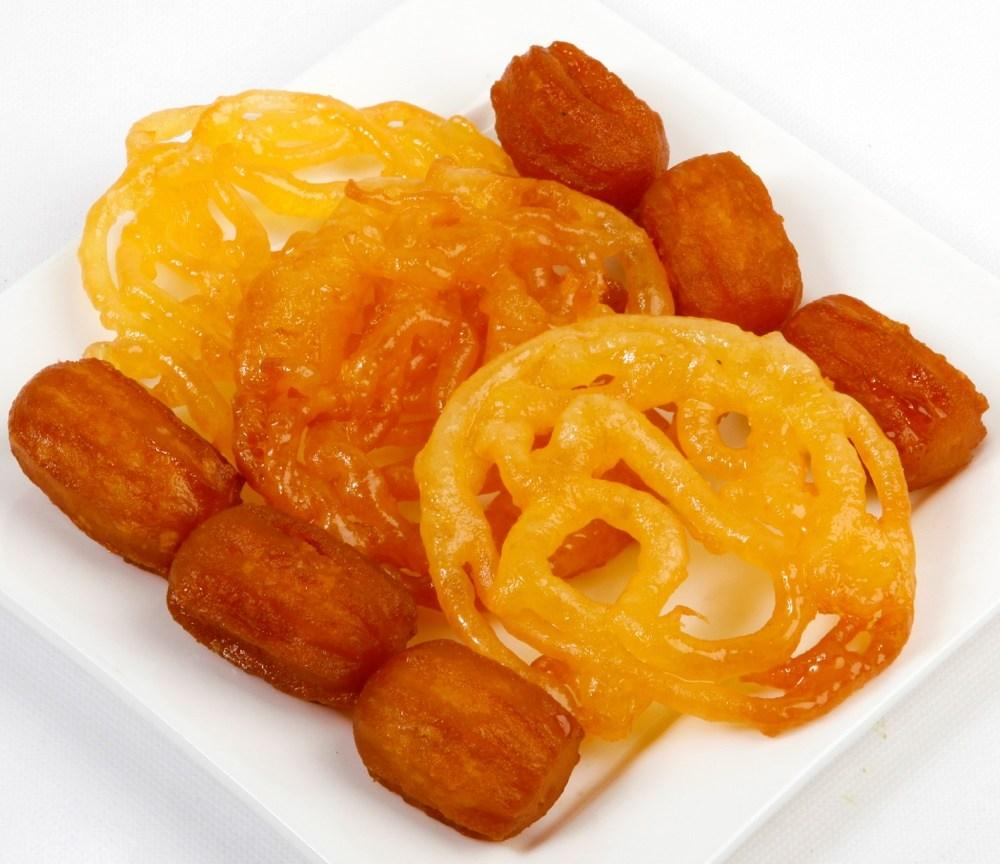
#> input picture HW2/8/P8/zoolbia_bamieh.png, 1000 x 864 px
$ python h.py   (older library calls are emulated)
#> lines starting #> are read from the running program, lines starting #| are printed output that depends on the picture
#> further down, zoolbia is the input picture: shape (864, 1000, 3); mean B, G, R 108.1, 166.2, 222.5
### HW2/8/a.py
import numpy as np
import matplotlib.pyplot as plt
import cv2
from skimage.measure import compare_ssim

def guided_filter(p, I, r, e, same_shape=True):
    '''
    For part e
    In case that p is rgb but I is gray(i.e. they have not same shape, convert
    I to have shape of (...,...,3)
    '''
#> called with r = 4, e = 0.04, same_shape = True
    if not(same_shape):
        I = np.repeat(I[:, :, np.newaxis], 3, axis=2)

    # size of kernel
    r = 2 * r - 1
    # cv2.blur is a mean filter
    mean_I = cv2.blur(I,(r,r))
    mean_p = cv2.blur(p,(r,r))
    corr_I = cv2.blur(np.multiply(I,I),(r,r))
    corr_p = cv2.blur(np.multiply(I,p),(r,r))
    var_I = corr_I - np.multiply(mean_I,mean_I)
    cov_Ip = corr_p - np.multiply(mean_I,mean_p)
    a = np.divide(cov_Ip,(var_I+e))
    b = mean_p - np.multiply(a, mean_I)
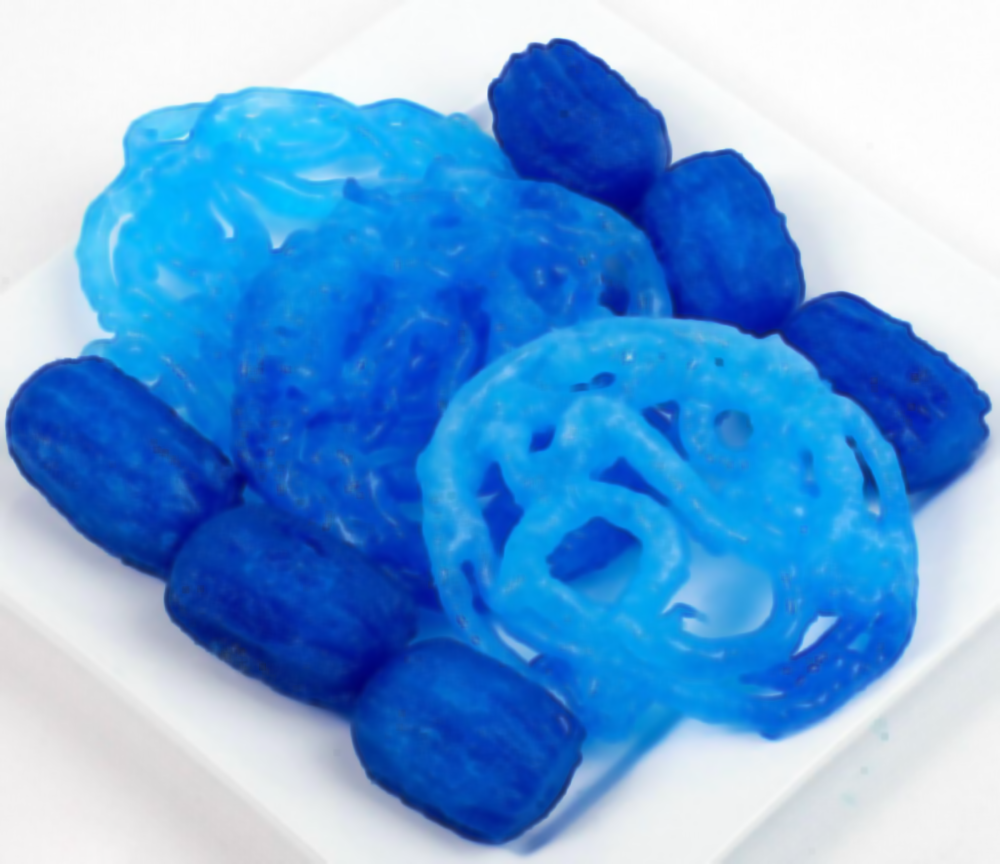
#> b: shape (864, 1000, 3) float64; mean B, G, R 0.862, 0.64, 0.414; drawn with min black and max white
    mean_a = cv2.blur(a,(r,r))
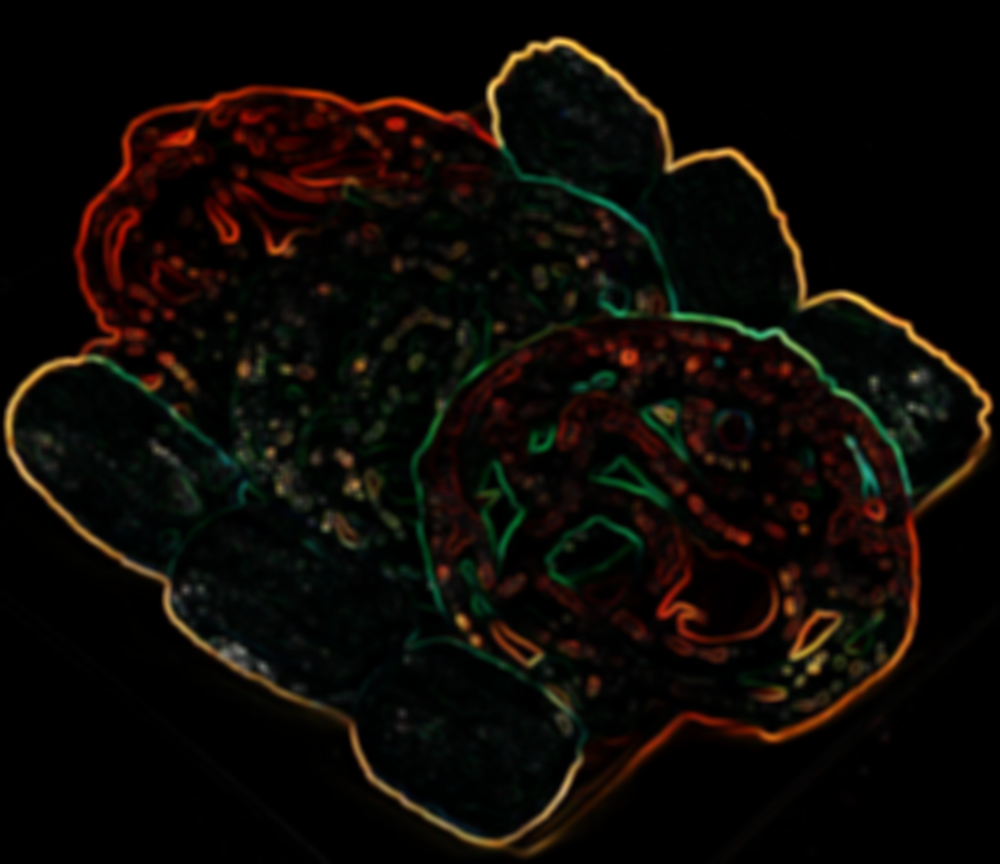
#> mean_a: shape (864, 1000, 3) float64; mean B, G, R 0.0136, 0.024, 0.034; drawn with min black and max white
    mean_b = cv2.blur(b,(r,r))
    q = np.multiply(mean_a,I) + mean_b
    # In case that same_shape == False, we might get out of bounds a little
    q = np.clip(q, 0, 1)
    return q

# [5 lines left out: function get_noisy_image, not called in this run]

# [30 lines that do not run on import are left out]

### HW2/8/h.py
import numpy as np
import matplotlib.pyplot as plt
import cv2
from skimage.measure import compare_ssim
from skimage.measure import compare_ssim
from a import *

if __name__ == '__main__':
    zoolbia = cv2.imread('P8/zoolbia_bamieh.png')
    # zoolbia/255 because in matplotlib, array of float should be in range [0,1]
    zoolbia = cv2.cvtColor(zoolbia, cv2.COLOR_BGR2RGB) / 255
    # get guided_filter of zoolbia(g) and plot is
    guided_zoolbia = guided_filter(zoolbia, zoolbia, 4, 0.2**2)
    plt.figure()
    plt.imshow(guided_zoolbia)
    plt.show()
    # save guided_filter of zoolbia
    r, e = 4, 0.04
    plt.imsave(f'h/g_r={r},e={e}.jpg', guided_zoolbia)
    # calculate d
    d = cv2.subtract(zoolbia, guided_zoolbia)
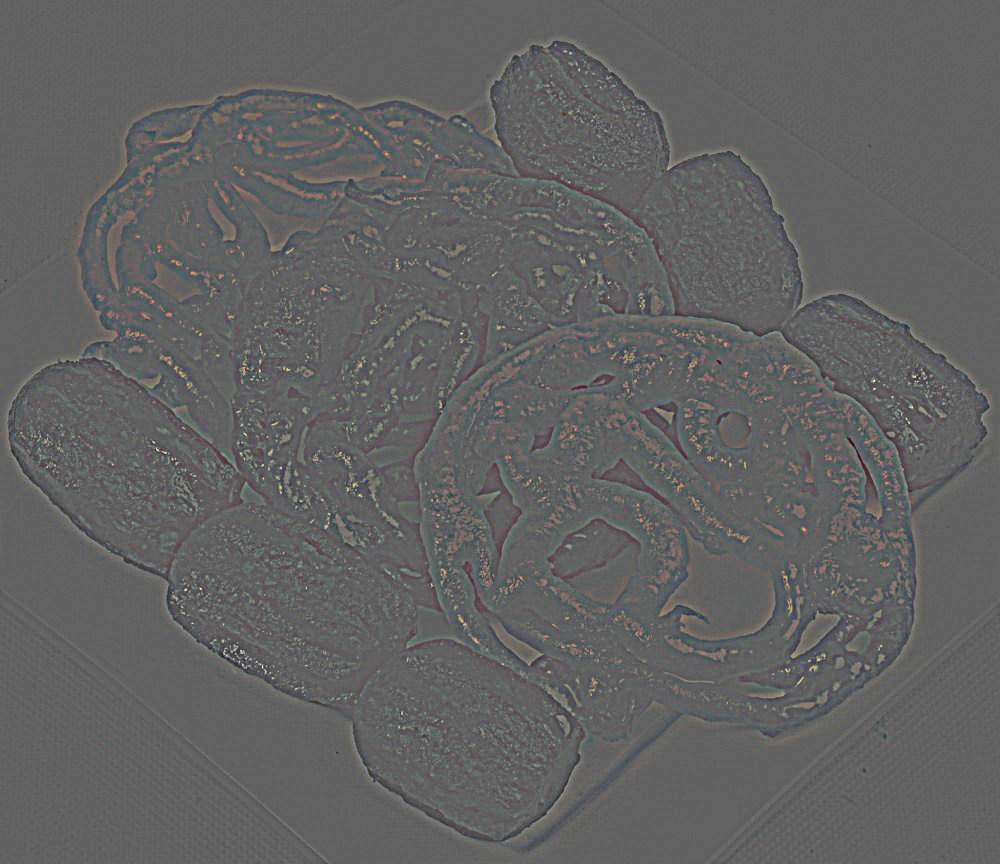
#> d: shape (864, 1000, 3) float64; mean B, G, R 1.87e-06, 1.5e-06, 1.62e-06; drawn with min black and max white
    # list for different value of a
    a_list = [3,5,10]
    for i in range(len(a_list)):
        # calculate enhanced image
        p_enh = cv2.add(guided_zoolbia , a_list[i] * d)
        p_enh = np.clip(p_enh,0,1)
        plt.figure()
        plt.imshow(p_enh)
        plt.xlabel(f'Enhanced Image ,r={r},e={e},a={a_list[i]}')
        plt.show()
        plt.imsave(f'h/g_r={r},e={e},a={a_list[i]}.jpg',p_enh)
#> this loop made 3 passes
#> pass 1, `p_enh = cv2.add(guided_zoolbia , a_list[i] * d)`:
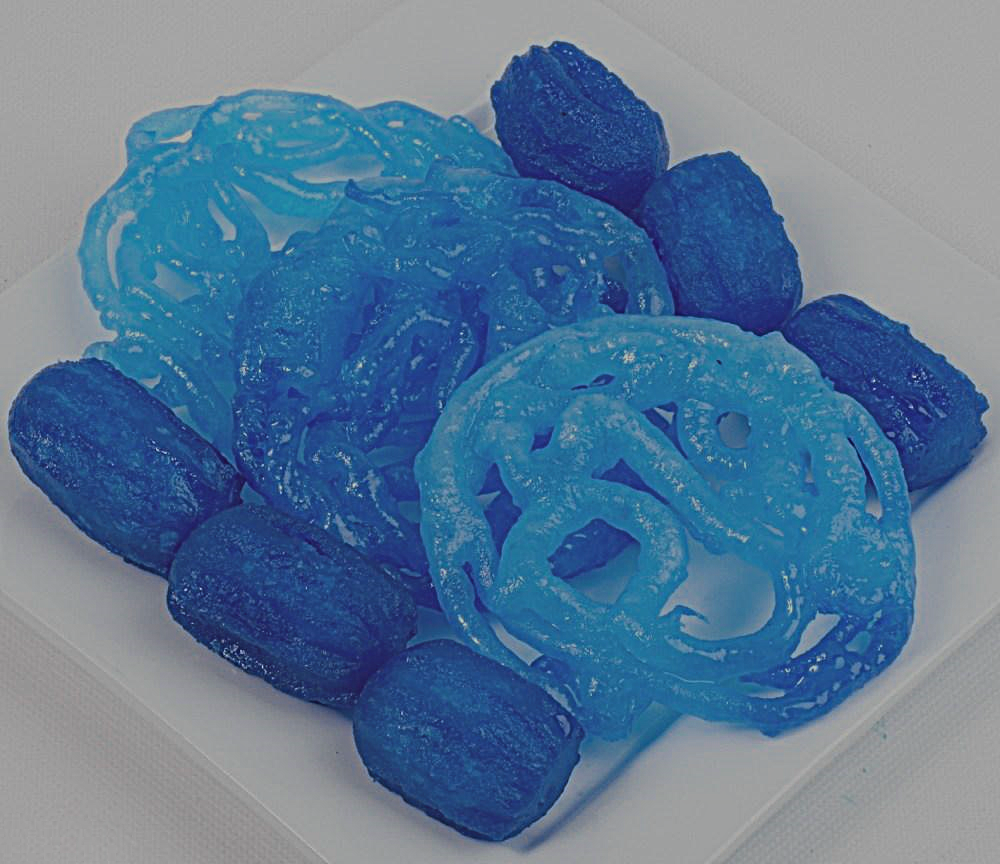
#> p_enh: shape (864, 1000, 3) float64; mean B, G, R 0.873, 0.652, 0.424; drawn with min black and max white
#> pass 2, `plt.show()`:
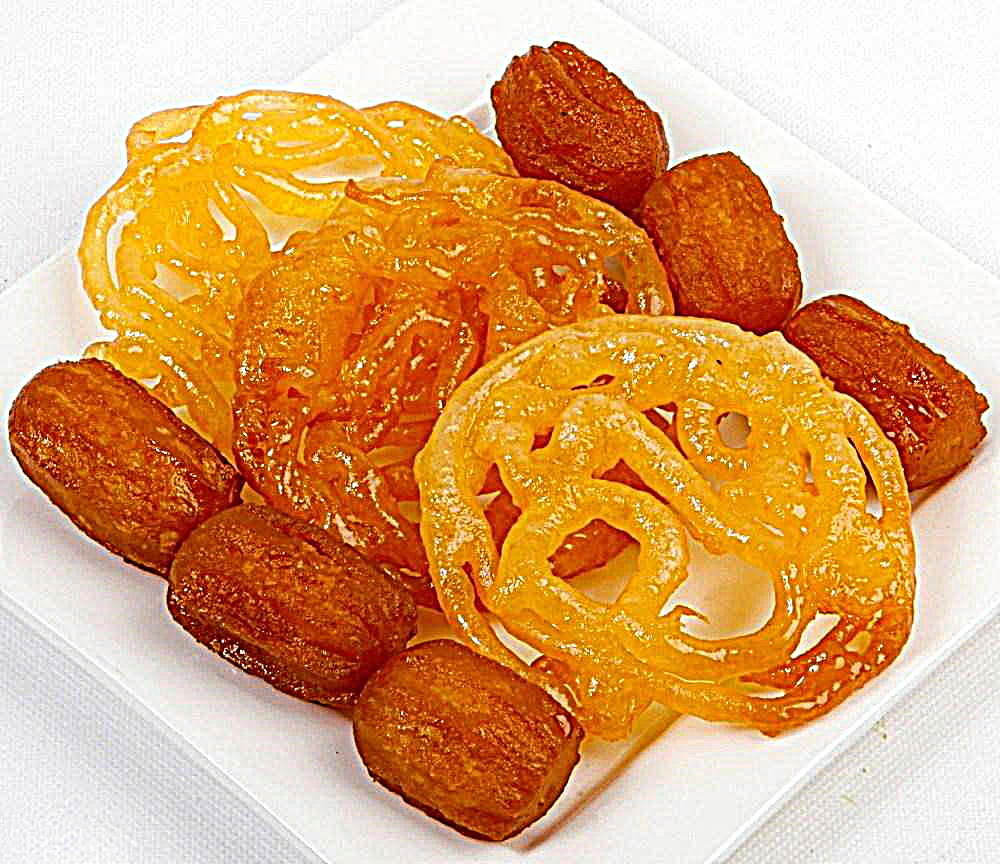
#> shown: shape (864, 1000, 3) float64; mean R, G, B 0.865, 0.651, 0.439
